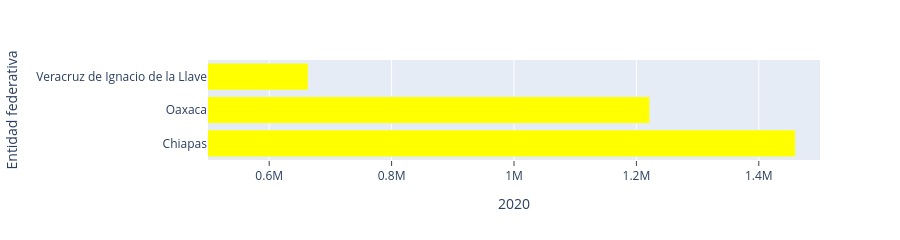

The cell this chart's notebook holds for it:
### Code cell
fig = px.bar(df_filtrado, x="2020", y= df_filtrado.index, color_discrete_sequence=['yellow'],height=200)
fig.update_xaxes(range=[500000, 1500000], ticks="outside")
fig.show()

### Figure 1 — Plotly figure (JSON) as saved in the notebook; plotly's stock layout.template omitted (floating-point values rounded to 4 significant figures)
{"data": [{"hovertemplate": "2020=%{x}<br>Entidad federativa=%{y}<extra></extra>", "legendgroup": "", "marker": {"color": "yellow", "pattern": {"shape": ""}}, "name": "", "orientation": "h", "showlegend": false, "textposition": "auto", "type": "bar", "x": [1459648, 1221555, 663503], "xaxis": "x", "y": ["Chiapas", "Oaxaca", "Veracruz de Ignacio de la Llave"], "yaxis": "y"}], "layout": {"barmode": "relative", "height": 200, "legend": {"tracegroupgap": 0}, "margin": {"t": 60}, "xaxis": {"anchor": "y", "domain": [0, 1], "range": [500000, 1500000], "ticks": "outside", "title": {"text": "2020"}}, "yaxis": {"anchor": "x", "domain": [0, 1], "title": {"text": "Entidad federativa"}}}}
